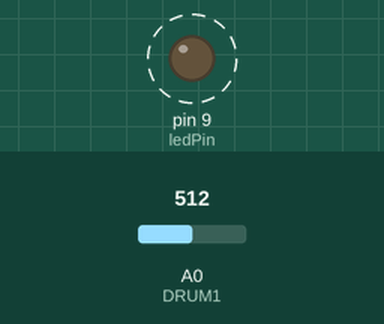
Recording of a sketch running on a simulated Arduino Uno, built with avr-gcc and run on an emulated ATmega328P. Shown: output pins drawn as LEDs (lit = HIGH). Dashed ring = blinking. The test bench sets the inputs (shaded band); at power-on: A0 (DRUM1) = 512. What the sketch prints to the serial monitor is not drawn.

Above: at 0.78 s.
1.3 s: A0 (DRUM1) set to 716
4.3 s: A0 (DRUM1) set to 306
7.3 s: A0 (DRUM1) set to 511
Timing chart, 0 to 16.3 s (numbered marks = the images above; inputs shaded):
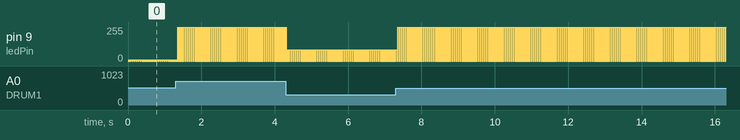

Measured:
- by itself, pin 9 (ledPin): alternates 254/255 for 0.02 s and 0/255 for 0.04 s

The sketch:

Single_Pad_Output_to_MIDI_with_LED.ino
```cpp
#define DRUM1 0    // Our analog pin

/* Tunable Values */
byte ANALOG_SAMPLES = 3;        // Defines how many consecutive reads to take from one strike
byte MAX_STRIKE_VOLTAGE = 150;  // Defines the maximum voltage limit to be read from one strike (higher voltages are clipped to this value)
byte MIN_VEL = 5;               // Defines the minimum output MIDI velocity
byte DELAY = 15;                // Defines how many ms to wait after detecting a strike before polling for another
byte NOTE_HOLD = 20;            // Defines how long the midi note will hold for

/* MIDI Command Values */
int noteON = 144;               // 10010000 in binary, note on command
int noteOFF = 128;              // 10000000 in binary, note off command

int ledPin = 9;

void setup(){
  Serial.begin(31250);
  pinMode(ledPin, OUTPUT);
}

void loop(){
  if(analogRead(DRUM1) > 0){
    byte maxVal = 0;

    for(int read = 0; read < ANALOG_SAMPLES; read++){
      byte val = analogRead(DRUM1);
      if(val > maxVal) maxVal = val;
    }

    // Calculate note velocity
    if(maxVal > MAX_STRIKE_VOLTAGE) maxVal = MAX_STRIKE_VOLTAGE;
    byte velocity = (float) maxVal / MAX_STRIKE_VOLTAGE * 127;
    if(velocity < MIN_VEL) velocity = MIN_VEL;  // Limit minimum velocity value to MIN_VEL (defined in class)*/

    // Output MIDI and LED
    MIDIoutput(38, velocity);
    LEDlight(ledPin, velocity * 2);
    delay(DELAY);
  }
}

void MIDIoutput(int MIDInote, int MIDIvelocity){
  Serial.write(noteON);
  Serial.write(MIDInote);
  Serial.write(MIDIvelocity);
  delay(NOTE_HOLD);
  Serial.write(noteOFF);
  Serial.write(MIDInote);
  Serial.write(MIDIvelocity);
}

void LEDlight(int pin, int brightness){
  analogWrite(pin, brightness);
  delay(NOTE_HOLD);
  analogWrite(pin, 0);
}
```
